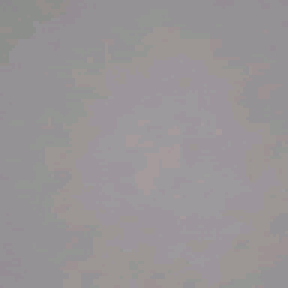
#> input picture 1.1.3 - Data Collection/Datasets/electronic-components-png/background/0.png, 96 x 96 px, found by its file name (shown 3 times larger)
$ jupyter execute solution_image_manipulation.ipynb
#> lines starting #> are read from the running program, lines starting #| are printed output that depends on the picture; after the words box and inside, x2 and y2 are one past the last pixel; in counts of white or black regions, pixels touching at a corner belong together
# Solution: Image Manipulation

[](https://colab.research.google.com/github/ShawnHymel/computer-vision-with-embedded-machine-learning/blob/master/1.1.5%20-%20Project%20-%20Loading%20and%20Manipulating%20Images/solution_image_manipulation.ipynb)

Welcome to your first project in the Computer Vision with Embedded Machine Learning course! Follow along with the project prompts to complete this project. Press 'shift + enter' to run a cell.

Author: EdgeImpulse, Inc.<br>
Date: July 30, 2021<br>
License: [Apache-2.0](apache.org/licenses/LICENSE-2.0)<br>

[cell 1]
### Example: Try running this cell. Press 'shift + enter'.

var = 1 + 2
print("Answer:", var)

Google Colab runs Jupyter Notebook, which is a web-based client application that allows you to run code (Python in this case) on a server. Similar to an interactive Python console, you can run pieces of code (stored in "cells") at a time rather than running (and debugging) an entire program.

Variables are saved between cells, unless you select *Runtime > Restart Runtime* to delete all your stored variables. You'll need to run all of your cells again if you do that.

If you need help with Jupyter Notebook, you can read the documentation here: https://jupyter-notebook.readthedocs.io/en/stable/

If this is your first time using Colab, I recommend reading through this [getting start guide](https://www.tutorialspoint.com/google_colab/google_colab_quick_guide.htm).

## Part 1: Load an Image

On the left side of Colab, click the folder icon. Click the upload icon and select one of your captured dataset images.

[cell 2]
### You will likely need these libraries

import os
import PIL

You might need to use the `os.path.join()` function to create a string that points to the location of your image. You can read more about it here: https://docs.python.org/3/library/os.path.html#os.path.join

There are a few ways to open an image in Python. I recommend using the Image module in the PIL package to do that. You can read about the Image module here: https://pillow.readthedocs.io/en/stable/reference/Image.html. You will also need to use the `Image.convert()` function to convert the image to grayscale (documentation found on that same page).

[cell 3]
### Open image and convert to grayscale.

# Placeholder--you need to save the grayscale image in the 'img' variable
img = None

# >>> ENTER YOUR CODE HERE <<<

# Location and name of the image
file_dir = "/content"
file_name = "0.png"

# Use the os library to create a full path (regardless of operating system used)
file_path = os.path.join(file_dir, file_name)

# Use PIL to open image
img = PIL.Image.open(file_path)
#> img is the input picture: PIL image 96x96 RGBA; mean R, G, B, A 152.5, 148.7, 150.5, 255

# Convert the image to grayscale
img = img.convert('L')
#> img: PIL image 96x96 L

We can preview the image using the `imshow()` function as part of the matplotlib library. You can read about it here: https://matplotlib.org/stable/api/_as_gen/matplotlib.pyplot.imshow.html

[cell 4]
### Load the pyplot module (from matplotlib)

import matplotlib.pyplot as plt

[cell 5]
### View the image

# At this point, your image should be loaded and saved in the 'img' variable. Let's view it.
plt.imshow(img, cmap='gray', vmin=0, vmax=255)

## Part 2: Convert Image to Numpy Array

PIL Image objects are useful for some object manipulation, but to really get our hands dirty, we want to convert everything to numerical arrays. We'll use Numpy to work with such arrays.

Numpy is a powerful Python library that allows us to efficiently work with multi-dimensional arrays. If this is your first time using Numpy, I recommend reading through this tutorial (try running some of the commands!): https://towardsdatascience.com/getting-started-with-numpy-59b22df56729

[cell 6]
### We'll obviously need the Numpy package

import numpy as np

I recommend using the `asarray()` function in Numpy to conver the PIL Image object. You can read about it here: https://numpy.org/doc/stable/reference/generated/numpy.asarray.html

[cell 7]
### Conver the Image object to a Numpy array

# Save your Numpy array in the 'img_array' variable
img_array = None

# >>> ENTER YOUR CODE HERE <<<

# Convert image to Numpy array
img_array = np.asarray(img)

[cell 8]
### View the array as an image

# At this point, your image should be saved as a Numpy array in the 'img_array' variable
plt.imshow(img_array, cmap='gray', vmin=0, vmax=255)

[cell 9]
### View details about the array: print the shape, entire array, first row, and first column
# Note that Python may leave out some values when printing the entire array.
# Make sure that the first row and first column look correct!

# >>> ENTER YOUR CODE HERE <<<

# Print the shape of the array
print("Shape:", img_array.shape)
#| Shape: (96, 96)

# Entire array
print("Array:", img_array)
#> (printed output is left out)

# Print the first row
print("First row:", img_array[0,:])
#| First row: [139 139 139 139 141 141 141 141 141 141 141 141 144 144 144 141 141 141
#|  141 141 141 144 144 144 144 144 144 144 147 147 147 147 147 147 147 147
#|  147 147 147 147 147 147 147 147 147 147 147 147 147 147 147 147 147 147
#|  147 147 147 147 147 147 147 147 147 147 147 147 147 147 147 147 147 147
#|  144 144 144 144 144 144 147 147 147 147 147 147 147 147 144 144 147 147
#|  147 147 147 144 144 144]

# Print the first column
print("First column:", img_array[:,0])
#| First column: [139 139 141 141 141 141 141 141 141 144 144 141 141 141 141 141 141 141
#|  141 141 141 144 147 144 147 147 147 147 147 147 147 144 147 147 147 147
#|  147 144 147 144 147 147 147 147 147 147 147 147 147 147 147 147 147 147
#|  147 147 147 147 144 144 147 147 147 147 147 147 147 147 147 147 147 147
#|  147 147 147 147 147 147 147 147 147 147 147 147 147 147 147 144 144 144
#|  144 144 147 147 147 144]

## Part 3: Resize Image

We can use a variety of functions to change the image, which will help us curate our dataset as well as work with image data on our embedded devices.

To start, we'll resize the image to something smaller. Resizing, scaling, and zooming images is often not trivial, so we'll rely on the transform module in the scikit-image package to help us. You can read more about the resize function here: https://scikit-image.org/docs/dev/api/skimage.transform.html#skimage.transform.resize

[cell 10]
### We'll use the Scikit-Image Transform module to help us resize the image

from skimage.transform import resize

[cell 11]
### Use the "resize" function to resize your image array to 28x28 pixels.
# I recommend setting the "anti_aliasing" parameter to True.
# Print the array's shape when you are done (it should be (28, 28))

# Save your resized image in the 'img_resized' variable
img_resized = None

# >>> ENTER YOUR CODE HERE <<<

# Height and width parameters
new_height = 28
new_width = 28

# Resize the image
img_resized = resize(img_array, (new_height, new_width), anti_aliasing=True)

# Print the new array shape
print("New array shape:", img_resized.shape)
#| New array shape: (28, 28)

[cell 12]
### View the new array as an image (this should look all black--that's OK!)

# At this point, your resized image should be saved in the 'img_resized' variable
plt.imshow(img_resized, cmap='gray', vmin=0, vmax=255)

What happened?!? Why is the image all black?

The resize function in skimage automatically *normalizes* all of the values in the image to be between 0.0 and 1.0 (they were integers between 0 and 255 previously). Feel free to print out some values from the array to verify this.

Let's go back to those 8-bit grayscale values!

You can use the Numpy [rint()](https://numpy.org/doc/stable/reference/generated/numpy.rint.html#numpy.rint) and [astype()](https://numpy.org/doc/stable/reference/generated/numpy.ndarray.astype.html) functions to round and convert to integers, respectively. You can use the [clip()](https://numpy.org/doc/stable/reference/generated/numpy.clip.html) function to clamp elements in an array to be between 2 values.

[cell 13]
### Convert the normalized 0.0 to 1.0 values in your image to 0 to 255 integers
# Save this 8-bit array back into the 'img_resized' variable
# Round or truncate all elements to integer values (no floating point decimals)
# Make sure all elements are between 0 and 255 (known as "clamping")

# >>> ENTER YOUR CODE HERE <<<

# You can simply multiply a Numpy array by a constant to multiply all elements by that number
img_resized = img_resized * 255

# We need to round (you can also truncate) all elements
img_resized = np.rint(img_resized)

# Convert all elements to integers
img_resized = img_resized.astype(int)

# Clamp values to 0 and 255
img_resized = np.clip(img_resized, 0, 255)

[cell 14]
### Let's try drawing the image again

# At this point, your resized image should be saved in the 'img_resized' variable
plt.imshow(img_resized, cmap='gray', vmin=0, vmax=255)

## Part 4: Draw on the Image

Here's your final challenge for this project: draw a white 10x10 square (unfilled, outline thickness of 1 pixel) in the middle of your image.

You must do this by manipulating the raw values in the Numpy array. You may not use other libraries to help you (such as by drawing a [Rectangle](https://matplotlib.org/stable/api/_as_gen/matplotlib.patches.Rectangle.html) with matplotlib).

I'd like you to try this exercise for two reasons:

1.   You get practice slicing arrays in Numpy
2.   You won't have matplotlib on some embedded systems, and you'll have to draw things like bounding boxes manually

If you have not used Numpy (or other linear algebra systems, like R and MATLAB) before, this can be tricky. I highly recommend avoiding using for loops, as Numpy is highly optimized for array operations without them. You may want to read through this tutorial to get an understanding of this style of array programming: https://realpython.com/numpy-array-programming/

[cell 15]
### Change the required elements in the Numpy array so that a 10x10 white square is drawn in the
# middle. Try to avoid using for loops if possible.

# Start with your resized image
img_with_box = np.copy(img_resized)

# >>> ENTER YOUR CODE HERE <<<

# Shape of box
box_h = 10
box_w = 10

# Get the height and width of the image
img_h = img_with_box.shape[0]
#> img_h = 28
img_w = img_with_box.shape[1]
#> img_w = 28

# Find coordinates of first line
x0 = int((img_w / 2) - (box_w / 2))
#> x0 = 9
x1 = int((img_w / 2) + (box_w / 2))
#> x1 = 19
y0 = int((img_h / 2) - (box_h / 2))
#> y0 = 9

# Change slice of image array elements to 255
img_with_box[y0, x0:x1] = 255
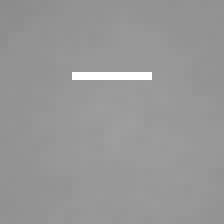
#> img_with_box: shape (28, 28) int64 (shown 8 times larger); min 140, max 255, mean 151.4

# Find coordinates of second line
x0 = int((img_w / 2) - (box_w / 2))
x1 = int((img_w / 2) + (box_w / 2))
y0 = int((img_h / 2) + (box_h / 2))
#> y0 = 19

# Change slice of image array elements to 255
img_with_box[y0, x0:x1] = 255
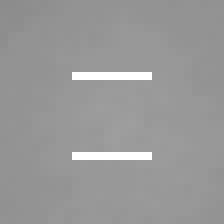
#> img_with_box: shape (28, 28) int64 (shown 8 times larger); 1.28% of pixels changed, all inside (x1, y1, x2, y2) = (9, 19, 19, 20)

# Find coordinates of third line
x0 = int((img_w / 2) - (box_w / 2))
y0 = int((img_h / 2) - (box_h / 2))
#> y0 = 9
y1 = int((img_h / 2) + (box_h / 2))
#> y1 = 19

# Change slice of image array elements to 255
img_with_box[y0:y1, x0] = 255
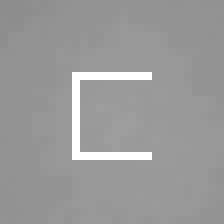
#> img_with_box: shape (28, 28) int64 (shown 8 times larger); 1.15% of pixels changed, all inside (x1, y1, x2, y2) = (9, 10, 10, 19)

# Find coordinates of fourth line
x0 = int((img_w / 2) + (box_w / 2))
#> x0 = 19
y0 = int((img_h / 2) - (box_h / 2))
y1 = int((img_h / 2) + (box_h / 2) + 1) # Last index is non-inclusive, so we need to add +1 here
#> y1 = 20

# Change slice of image array elements to 255
img_with_box[y0:y1, x0] = 255
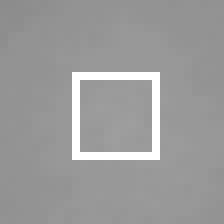
#> img_with_box: shape (28, 28) int64 (shown 8 times larger); 1.4% of pixels changed, all inside (x1, y1, x2, y2) = (19, 9, 20, 20)
